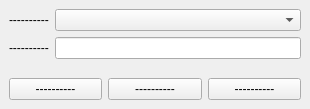
<?xml version="1.0" encoding="UTF-8"?>
<ui version="4.0">
 <class>MainWindow</class>
 <widget class="QMainWindow" name="MainWindow">
  <property name="geometry">
   <rect>
    <x>0</x>
    <y>0</y>
    <width>310</width>
    <height>109</height>
   </rect>
  </property>
  <property name="sizePolicy">
   <sizepolicy hsizetype="Fixed" vsizetype="Preferred">
    <horstretch>0</horstretch>
    <verstretch>0</verstretch>
   </sizepolicy>
  </property>
  <property name="windowTitle">
   <string>MainWindow</string>
  </property>
  <widget class="QWidget" name="centralwidget">
   <layout class="QVBoxLayout" name="verticalLayout">
    <item>
     <layout class="QFormLayout" name="formLayout">
      <item row="0" column="0">
       <widget class="QLabel" name="country_lbl">
        <property name="text">
         <string>----------</string>
        </property>
       </widget>
      </item>
      <item row="1" column="0">
       <widget class="QLabel" name="name_lbl">
        <property name="text">
         <string>----------</string>
        </property>
       </widget>
      </item>
      <item row="0" column="1">
       <widget class="QComboBox" name="country_cbx"/>
      </item>
      <item row="1" column="1">
       <widget class="QLineEdit" name="name_edit"/>
      </item>
     </layout>
    </item>
    <item>
     <layout class="QHBoxLayout" name="horizontalLayout_2">
      <item>
       <widget class="QPushButton" name="new_btn">
        <property name="text">
         <string>----------</string>
        </property>
       </widget>
      </item>
      <item>
       <widget class="QPushButton" name="save_btn">
        <property name="text">
         <string>----------</string>
        </property>
       </widget>
      </item>
      <item>
       <widget class="QPushButton" name="delete_btn">
        <property name="text">
         <string>----------</string>
        </property>
       </widget>
      </item>
     </layout>
    </item>
   </layout>
  </widget>
 </widget>
 <resources/>
 <connections/>
</ui>
